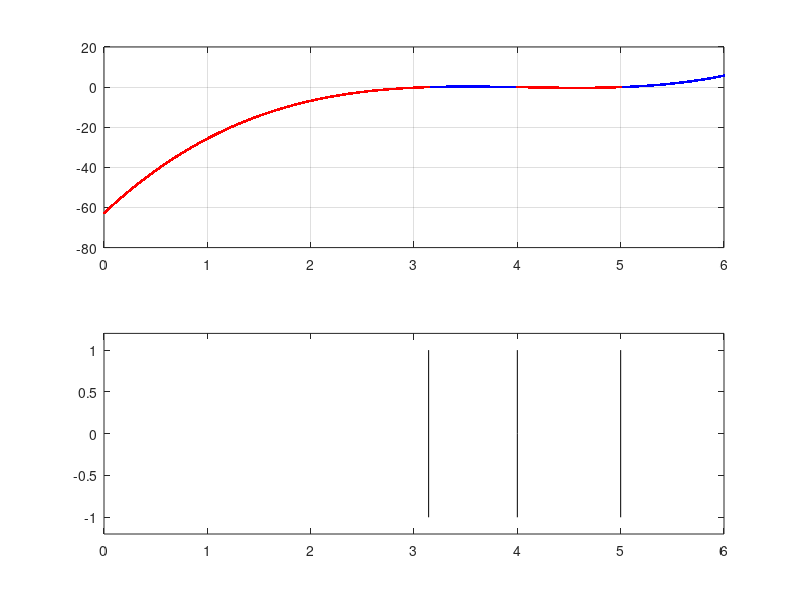

Source code (MATLAB):
clear; format short e

%% Define function
f = @(x) (x-pi).*(x-4).*(x-5);

%% Define the limits and resolution
xmin = 0;
xmax = 6;
nx   = 1e6;
x    = linspace(xmin, xmax, nx);

%% Find and report roots
RootLoc = find(f(x)==0)
NumRoots = numel(RootLoc)
for k=1:NumRoots
   fprintf('Root number %2.0f: %+0.3e\n',...
       k, x(RootLoc(k)))
end

%% Find and report brackets
NumBrackets = 0;
Bracket = [];

for brack=1:(nx-1)
    if sign(f(x(brack))*f(x(brack+1)))==-1
       NumBrackets = NumBrackets + 1; 
       Bracket(NumBrackets,:) = ...
           [x(brack) x(brack+1)]
    end   
end


%% Make plots
figure(1); clf
subplot(2, 1, 1)
plot(x, f(x), 'k.-')
pos = find(f(x)>0);
neg = find(f(x)<0);
hold on
plot(x(pos), f(x(pos)), 'b.')
plot(x(neg), f(x(neg)), 'r.')
hold off
grid on

subplot(2, 1, 2)
plot(x, sign(f(x)), 'k-')
axis([xmin xmax -1.2 1.2])